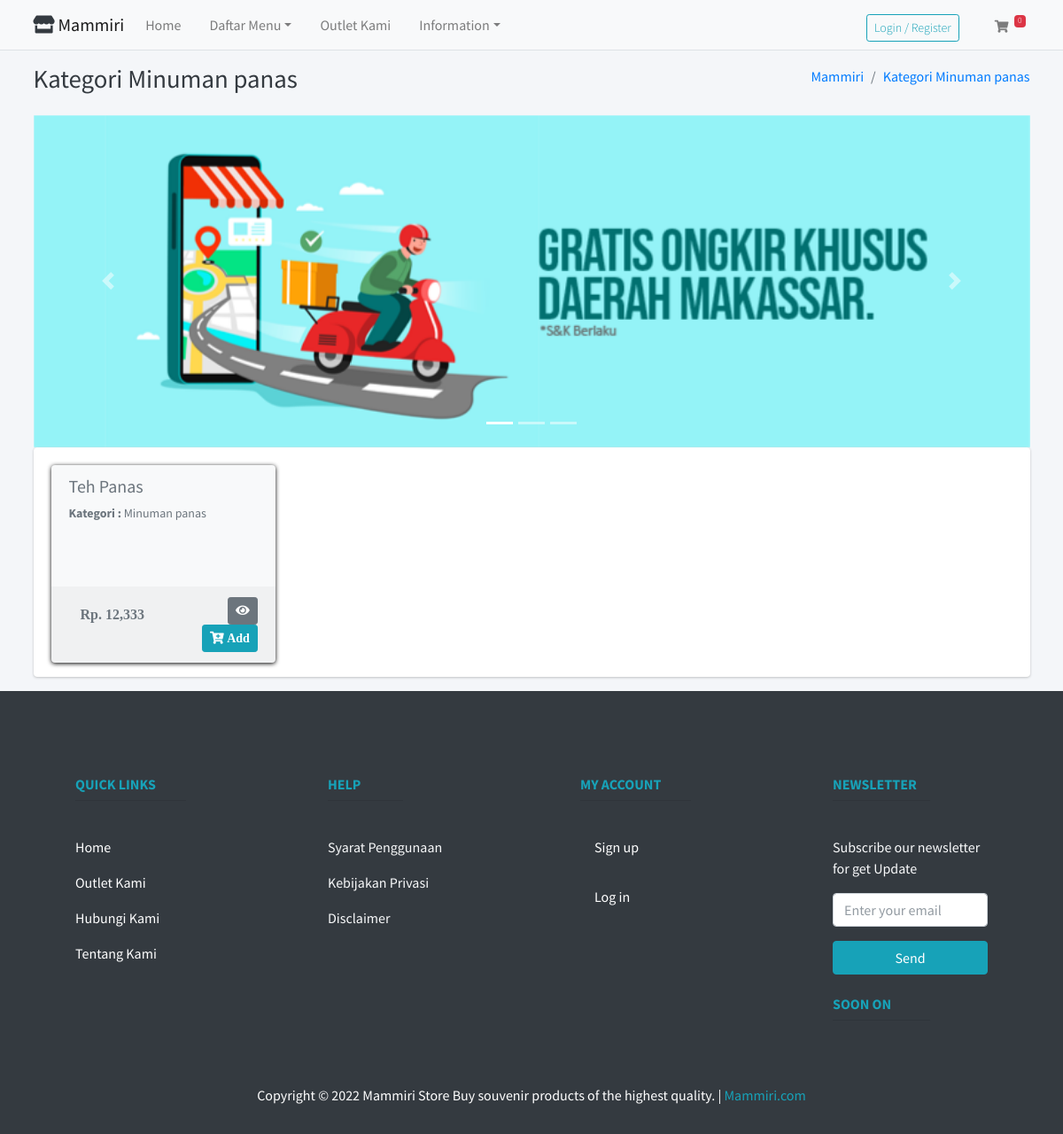
The app's page /home/kategori/16 with its own data.
### tables this page shows
CREATE TABLE IF NOT EXISTS `tbl_barang` (
  `id_barang` int(11) NOT NULL AUTO_INCREMENT,
  `nama_barang` varchar(255) DEFAULT NULL,
  `id_kategori` int(11) DEFAULT NULL,
  `harga` int(11) DEFAULT NULL,
  `deskripsi` mediumtext,
  `gambar` text,
  PRIMARY KEY (`id_barang`)
);

CREATE TABLE IF NOT EXISTS `tbl_kategori` (
  `id_kategori` int(11) NOT NULL AUTO_INCREMENT,
  `nama_kategori` varchar(50) DEFAULT NULL,
  PRIMARY KEY (`id_kategori`)
);

### application/views/layout/v_wrapper_frontend.php (called while the page is built)
<?php
require_once('v_head.php');
require_once('v_header_frontend.php');
require_once('v_nav_frontend.php');
require_once('v_content.php');
require_once('v_footer_frontend.php');

### application/controllers/Home.php (called while the page is built, shortened)
<?php
class Home extends CI_Controller {
    public function __construct()
    {
        $this->load->model('m_home');
    }
    public function kategori($id_kategori)
    {
        $kategori = $this->m_home->kategori($id_kategori);
        $data = array(
            'title' => 'Kategori ' . $kategori->nama_kategori,
            'barang' => $this->m_home->get_all_data_barang($id_kategori),
            'isi' => 'v_kategori_barang',
        );
        $this->load->view('layout/v_wrapper_frontend', $data, FALSE);
    }
}

### index.php (called while the page is built, shortened)
<?php
require_once BASEPATH.'core/CodeIgniter.php';

### application/views/layout/v_content.php (called while the page is built)
<?php
if($isi) {
    $this->load->view($isi);
}

### application/models/M_home.php (called while the page is built, shortened)
<?php
class M_home extends CI_Model {
    public function get_all_data_kategori()
    {
        $this->db->select('*');
        $this->db->from('tbl_kategori');
        $this->db->order_by('id_kategori', 'desc');
        return $this->db->get()->result();
    }
    public function kategori($id_kategori)
    {
        $this->db->select('*');
        $this->db->from('tbl_kategori');
        $this->db->where('id_kategori', $id_kategori);
        return $this->db->get()->row();
    }
    public function get_all_data_barang($id_kategori)
    {
        $this->db->select('*');
        $this->db->from('tbl_barang');
        $this->db->join('tbl_kategori', 'tbl_kategori.id_kategori = tbl_barang.id_kategori', 'left');
        $this->db->where('tbl_barang.id_kategori', $id_kategori);
        return $this->db->get()->result();
    }
}

### application/views/layout/v_nav_frontend.php (the view, shortened to what this page needs)
<nav class="main-header navbar navbar-expand-md navbar-light bg-brown sticky-top">
    <div class="container">
      <a href="<?= base_url()?>" class="navbar-brand">
        <i class="fas fa-store text-dark"></i>
        <span class="brand-text font-weight-light"><b>Mammiri</b></span>
      </a>
      <div class="collapse navbar-collapse order-3" id="navbarCollapse">
        <ul class="navbar-nav">
          <li class="nav-item">
            <a href="<?= base_url()?>" class="nav-link">Home</a>
          </li>
          <li class="nav-item dropdown">
            <a id="dropdownSubMenu1" href="#" data-toggle="dropdown" aria-haspopup="true" aria-expanded="false" class="nav-link dropdown-toggle">Daftar Menu</a>
          </li>
          <li class="nav-item">
            <a href="https://www.google.co.id/maps/place/Markisa+Mammiri+-+Produk+Khas+Asli+Makassar/@-5.2156928,119.3896458,17z/data=!3m1!4b1!4m5!3m4!1s0x2dbf1d8fa4f02ff5:0x1faecbc071d9f4b5!8m2!3d-5.2156816!4d119.3917966" class="nav-link">Outlet Kami</a>
          </li>
          <li class="nav-item dropdown">
            <a id="dropdownSubMenu1" href="#" data-toggle="dropdown" aria-haspopup="true" aria-expanded="false" class="nav-link dropdown-toggle">Information</a>
          </li>
        </ul>
      </div>
      <ul class="order-1 order-md-3 navbar-nav navbar-no-expand ml-auto">
        <li class="nav-item">
          <?php if ($this->session->userdata('email') == "") { ?>
            <a class="nav-link" href="<?= base_url('pelanggan/register') ?>">
            <button type="button" class="btn btn-block btn-outline-info btn-sm"><span class="brand-text font-weight-light">Login / Register</span></button>
        </a>
          <?php } ?>
        </li>
        <?php
        $jml_item = 0;
        ?>
        <li class="nav-item dropdown">
          <a class="nav-link" data-toggle="dropdown" href="#">
            <i class="fas fa-shopping-cart btn-sm"></i>
            <span class="badge badge-danger navbar-badge"><?= $jml_item ?></span>
          </a>
        </li>
      </ul>
    </div>
  </nav>
<div class="content-wrapper">
    <div class="content-header">
      <div class="container">
        <div class="row mb-2">
          <div class="col-sm-6">
            <h1 class="m-0 text-dark"> <?= $title ?> </h1>
          </div>
          <div class="col-sm-6">
            <ol class="breadcrumb float-sm-right">
              <li class="breadcrumb-item"><a href="#">Mammiri</a></li>
              <li class="breadcrumb-item"><a href="#"><?= $title ?></a></li>
            </ol>
          </div>
        </div>
      </div>
    </div>
    <div class="content">
      <div class="container">

### application/views/v_kategori_barang.php (shortened to what this page needs)
<div id="carouselExampleIndicators" class="carousel slide" data-ride="carousel">
                 <ol class="carousel-indicators">
                    <li data-target="#carouselExampleIndicators" data-slide-to="0" class="active"></li>
                    <li data-target="#carouselExampleIndicators" data-slide-to="1"></li>
                    <li data-target="#carouselExampleIndicators" data-slide-to="2"></li>
                  </ol>
                  <div class="carousel-inner">
                    <div class="carousel-item active">
                      <img class="d-block w-100" src="<?= base_url() ?>assets/slider/slider2.png">
                    </div>
                  </div>
                  <a class="carousel-control-prev" href="#carouselExampleIndicators" role="button" data-slide="prev">
                    <span class="carousel-control-prev-icon" aria-hidden="true"></span>
                  </a>
                  <a class="carousel-control-next" href="#carouselExampleIndicators" role="button" data-slide="next">
                    <span class="carousel-control-next-icon" aria-hidden="true"></span>
                  </a>
                </div>
                <div class="card card-solid">
                    <div class="card-body pb-0">
                        <div class="row d-flex align-items-stretch">
<?php foreach ($barang as $key => $value) { ?>
                        <div class="col-sm-4 d-flex align-items-stretch">
              <div class="card bg-light box-shadow">
                <div class="card-header text-muted border-bottom-0">
                <h2 class="lead"><b><?= $value->nama_barang ?></b></h2>
                <p class="text-muted text-sm"><b>Kategori : </b><?= $value->nama_kategori ?></p>
                </div>
                <div class="card-body pt-0">
                  <div class="row">
                    <div class="col-12 text-center">
                    </div>
                  </div>
                </div>
                <div class="card-footer">
                  <div class="row">
                <div class="col-sm-6">
                <div class="text-left">
                <span class="btn text-muted"><i class="fas fa-dollar"><b> Rp. <?= number_format($value->harga, 0) ?></b></i></span>
                </div>
                </div>
                <div class="col-sm-6">
                <div class="text-right">
                <a href="<?= base_url('home/detail_barang/' . $value->id_barang) ?>" class="btn btn-sm btn-secondary">
                      <i class="fas fa-eye"></i>
                    </a>
                    <a href="#" class="btn btn-sm btn-info">
                      <i class="fas fa-cart-plus"> Add</i>
                    </a>
                  </div>
                </div>
                </div>
                </div>
              </div>
            </div>
<?php } ?>
                        </div>
                    </div>
                </div>

### css/style.css (style rules this page uses)
.box-shadow { box-shadow: 0px 1px 5px rgba(0, 0, 0, 1); }

### records on screen
tbl_barang: nama_barang "Teh Panas", id_kategori.nama_kategori "Minuman panas", harga "12,333"

### other values on screen
$jml_item "0"
$title "Kategori Minuman panas"
